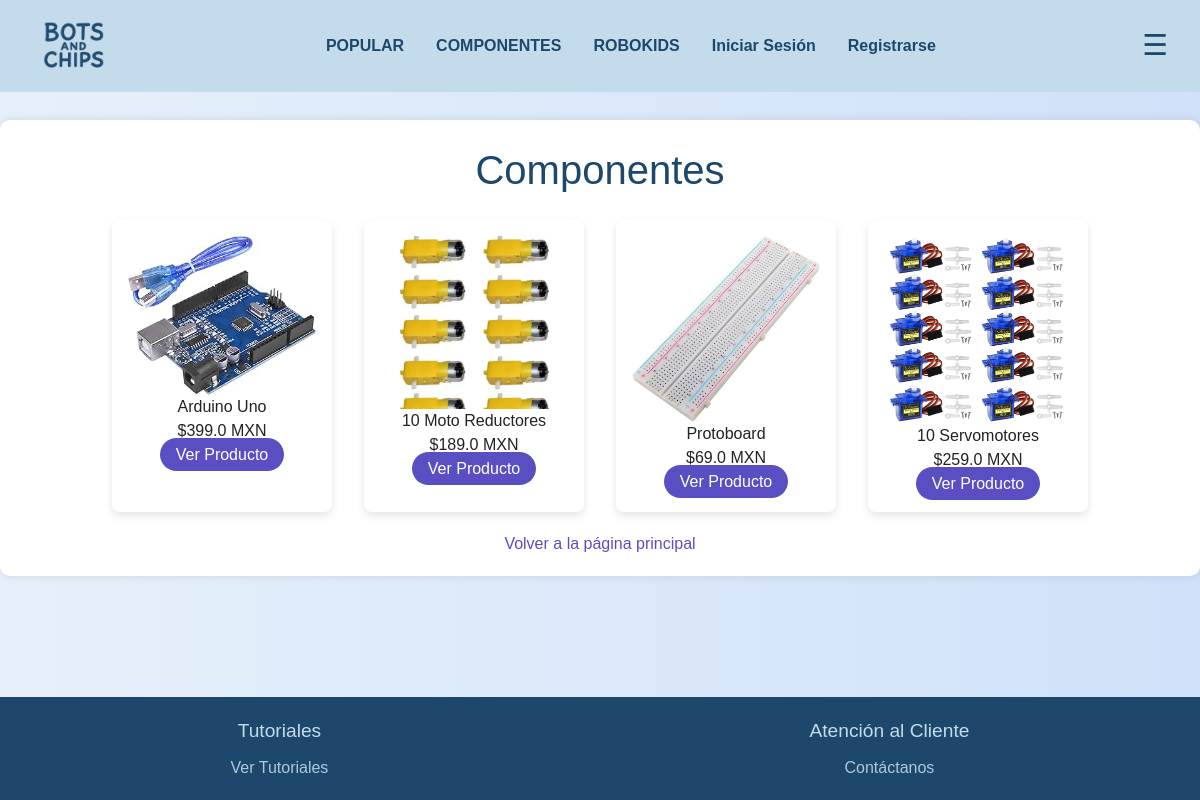
Page /componentes on the committed database.
### tables this page shows
CREATE TABLE productos (
                id INTEGER PRIMARY KEY AUTOINCREMENT,
                nombre TEXT NOT NULL,
                descripcion TEXT,
                precio REAL NOT NULL,
                imagen TEXT,
                categoria TEXT DEFAULT 'Sin categoría'
            );

### app.py (the view)
@app.route('/componentes')
def componentes():
    try:
        conn = get_db_connection()
        cursor = conn.cursor()
        cursor.execute("SELECT * FROM productos WHERE categoria LIKE '%Componentes%'")
        productos = cursor.fetchall()
        if not productos:
            flash('No se encontraron productos en la sección Componentes.', 'warning')
        conn.close()
        return render_template('componentes.html', productos=productos)
    except sqlite3.Error as e:
        flash(f'Error al cargar productos: {str(e)}', 'danger')
        return render_template('componentes.html', productos=[])

### app.py (called while the page is built)
def get_db_connection():
    conn = sqlite3.connect('tienda.db')
    conn.row_factory = sqlite3.Row
    return conn

### templates/componentes.html (shortened to what this page needs)
<!DOCTYPE html>
<html lang="es">
<head>
    <link rel="stylesheet" href="{{ url_for('static', filename='css/estilos.css') }}">
    <script src="https://cdn.tailwindcss.com"></script>
    <link href="https://fonts.cdnfonts.com/css/agrandir" rel="stylesheet">
</head>
<body>
    {% include 'navbar.html' %}
    <main>
        <div class="componentes-container">
            <h2>Componentes</h2>
            <div class="productos-lista">
                {% if productos %}
                    {% for producto in productos %}
                        <div class="producto-item">
                            <img src="{{ url_for('static', filename='img/' + (producto['imagen'] if producto['imagen'].endswith('.jpg') or producto['imagen'].endswith('.png') else producto['imagen'] + ('.jpg' if producto['nombre'] in ['Arduino Uno', 'Protoboard', '10 Servomotores'] else '.png'))) }}" alt="{{ producto['nombre'] }}">
                            <h3>{{ producto['nombre'] }}</h3>
                            <p>${{ producto['precio'] }} MXN</p>
                            <a href="{{ url_for('ver_producto', producto_id=producto['id']) }}" class="btn-ver-producto">Ver Producto</a>
                        </div>
                    {% endfor %}
                {% else %}
                    <p>No hay productos disponibles en esta sección.</p>
                {% endif %}
            </div>
            <a href="{{ url_for('inicio') }}" style="display: inline-block; margin-top: 20px; color: #5a4fc2; text-decoration: none;">Volver a la página principal</a>
        </div>
    </main>
    {% include 'footer.html' %}
</body>
</html>

### static/css/estilos.css (style rules this page uses)
body { font-family: Poppins, sans-serif; margin: 0; background: #7896AB; color: #222; }

### templates/componentes.html (style rules this page uses)
html, body { font-family: 'Agrandir', sans-serif; background: linear-gradient(to right, #e6f0fa, #d0e1f9); margin: 0; padding: 0; height: 100%; }
body { display: flex; flex-direction: column; min-height: 100vh; padding-top: 80px; padding-bottom: 0; }
main { flex: 1 0 auto; }
.componentes-container { max-width: 1200px; margin: 40px auto; padding: 20px; background: #fff; border-radius: 10px; box-shadow: 0 0 10px rgba(0, 0, 0, 0.1); text-align: center; }
.componentes-container h2 { font-size: 2.5rem; color: #1E486B; margin-bottom: 20px; }
.productos-lista { display: flex; flex-wrap: wrap; justify-content: center; gap: 2rem; }
.producto-item { background-color: white; border-radius: 8px; padding: 1rem; width: 220px; text-align: center; box-shadow: 0 4px 8px rgba(0, 0, 0, 0.1); transition: transform 0.3s; }
.producto-item img { width: 100%; height: auto; }
.btn-ver-producto { background-color: #5a4fc2; color: white; padding: 8px 16px; border-radius: 999px; text-decoration: none; transition: background-color 0.3s; }

### rows in the picture
productos: imagen+nombre (picture), nombre "Arduino Uno", precio "399.0"
productos: imagen+nombre (picture), nombre "10 Moto Reductores", precio "189.0"
productos: imagen+nombre (picture), nombre "Protoboard", precio "69.0"
productos: imagen+nombre (picture), nombre "10 Servomotores", precio "259.0"
